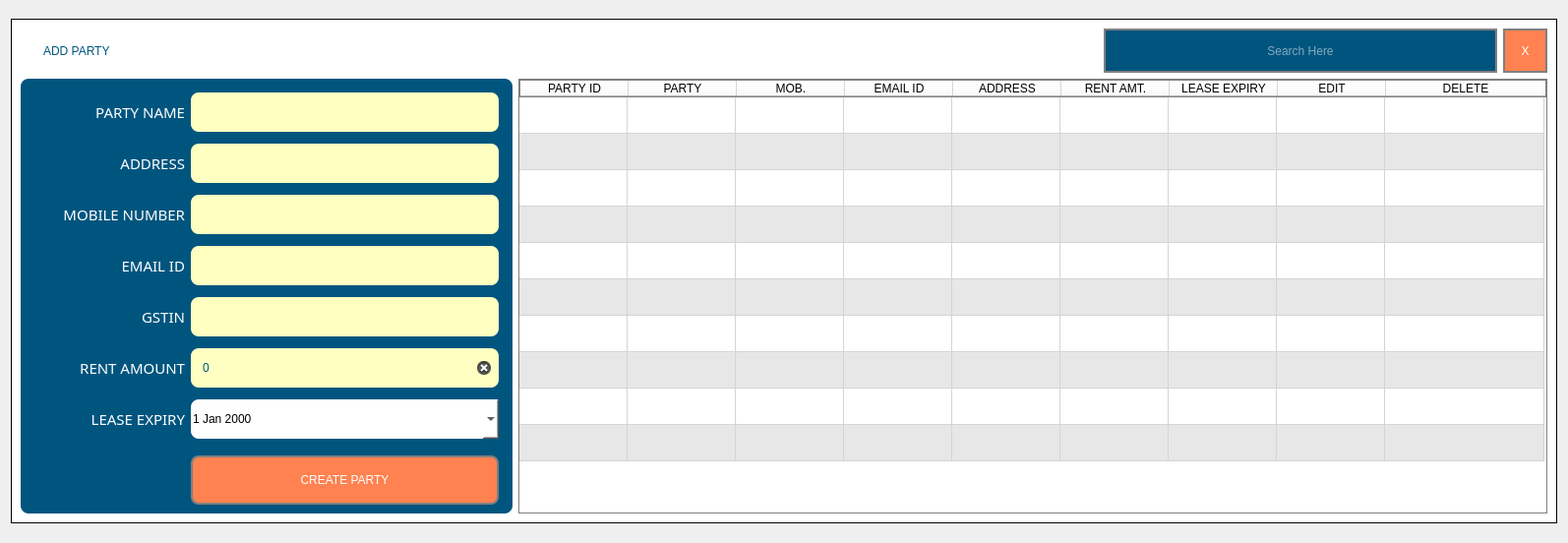
<?xml version="1.0" encoding="UTF-8"?>
<ui version="4.0">
 <class>Dialog</class>
 <widget class="QDialog" name="Dialog">
  <property name="geometry">
   <rect>
    <x>0</x>
    <y>0</y>
    <width>1594</width>
    <height>552</height>
   </rect>
  </property>
  <property name="windowTitle">
   <string>Dialog</string>
  </property>
  <layout class="QGridLayout" name="gridLayout">
   <item row="1" column="0">
    <widget class="QFrame" name="frame">
     <property name="styleSheet">
      <string notr="true">QFrame{border:1px solid black;
background-color: white;
}</string>
     </property>
     <property name="frameShape">
      <enum>QFrame::StyledPanel</enum>
     </property>
     <property name="frameShadow">
      <enum>QFrame::Raised</enum>
     </property>
     <layout class="QGridLayout" name="gridLayout_2">
      <item row="1" column="0">
       <widget class="QFrame" name="frame_2">
        <property name="minimumSize">
         <size>
          <width>500</width>
          <height>0</height>
         </size>
        </property>
        <property name="maximumSize">
         <size>
          <width>500</width>
          <height>16777215</height>
         </size>
        </property>
        <property name="styleSheet">
         <string notr="true">background-color: rgb(0, 85, 127);
border-radius:8;
border:none;
</string>
        </property>
        <property name="frameShape">
         <enum>QFrame::StyledPanel</enum>
        </property>
        <property name="frameShadow">
         <enum>QFrame::Raised</enum>
        </property>
        <layout class="QGridLayout" name="gridLayout_3">
         <property name="leftMargin">
          <number>14</number>
         </property>
         <property name="topMargin">
          <number>14</number>
         </property>
         <property name="rightMargin">
          <number>14</number>
         </property>
         <property name="bottomMargin">
          <number>14</number>
         </property>
         <property name="verticalSpacing">
          <number>12</number>
         </property>
         <item row="1" column="1" colspan="2">
          <widget class="QLineEdit" name="lineEdit_4">
           <property name="minimumSize">
            <size>
             <width>0</width>
             <height>40</height>
            </size>
           </property>
           <property name="styleSheet">
            <string notr="true">background-color: rgb(254, 255, 193);
font: 10pt &quot;Rockwell&quot;;
color: rgb(0, 85, 127);
padding-left:10px;
</string>
           </property>
           <property name="inputMethodHints">
            <set>Qt::ImhUppercaseOnly</set>
           </property>
           <property name="text">
            <string/>
           </property>
           <property name="clearButtonEnabled">
            <bool>true</bool>
           </property>
          </widget>
         </item>
         <item row="4" column="1" colspan="2">
          <widget class="QLineEdit" name="lineEdit_6">
           <property name="minimumSize">
            <size>
             <width>0</width>
             <height>40</height>
            </size>
           </property>
           <property name="styleSheet">
            <string notr="true">background-color: rgb(254, 255, 193);
font: 10pt &quot;Rockwell&quot;;
color: rgb(0, 85, 127);
padding-left:10px;
</string>
           </property>
           <property name="inputMethodHints">
            <set>Qt::ImhUppercaseOnly</set>
           </property>
           <property name="text">
            <string/>
           </property>
           <property name="clearButtonEnabled">
            <bool>true</bool>
           </property>
          </widget>
         </item>
         <item row="2" column="0">
          <widget class="QLabel" name="label_37">
           <property name="font">
            <font>
             <family>MS Reference Sans Serif</family>
             <pointsize>11</pointsize>
             <weight>9</weight>
             <italic>false</italic>
             <bold>false</bold>
            </font>
           </property>
           <property name="styleSheet">
            <string notr="true">
color: rgb(255, 255, 255);
font: 75 11pt &quot;MS Reference Sans Serif&quot;;
border:none;</string>
           </property>
           <property name="frameShape">
            <enum>QFrame::Box</enum>
           </property>
           <property name="text">
            <string>MOBILE NUMBER</string>
           </property>
           <property name="alignment">
            <set>Qt::AlignRight|Qt::AlignTrailing|Qt::AlignVCenter</set>
           </property>
          </widget>
         </item>
         <item row="5" column="0">
          <widget class="QLabel" name="label_36">
           <property name="font">
            <font>
             <family>MS Reference Sans Serif</family>
             <pointsize>11</pointsize>
             <weight>9</weight>
             <italic>false</italic>
             <bold>false</bold>
            </font>
           </property>
           <property name="styleSheet">
            <string notr="true">
color: rgb(255, 255, 255);
font: 75 11pt &quot;MS Reference Sans Serif&quot;;
border:none;</string>
           </property>
           <property name="frameShape">
            <enum>QFrame::Box</enum>
           </property>
           <property name="text">
            <string>RENT AMOUNT</string>
           </property>
           <property name="alignment">
            <set>Qt::AlignRight|Qt::AlignTrailing|Qt::AlignVCenter</set>
           </property>
          </widget>
         </item>
         <item row="8" column="1" colspan="2">
          <widget class="QPushButton" name="pushButton">
           <property name="minimumSize">
            <size>
             <width>0</width>
             <height>50</height>
            </size>
           </property>
           <property name="maximumSize">
            <size>
             <width>16777215</width>
             <height>40</height>
            </size>
           </property>
           <property name="styleSheet">
            <string notr="true">QPushButton{
background-color: rgb(255, 130, 80);
color: rgb(255, 255, 255);
font: 87 10pt &quot;Arial Black&quot;;
border:2px solid grey;}
QPushButton:hover{
	background-color: rgb(56, 56, 56);
border:2px solid white;}</string>
           </property>
           <property name="text">
            <string>CREATE PARTY</string>
           </property>
          </widget>
         </item>
         <item row="3" column="1" colspan="2">
          <widget class="QLineEdit" name="lineEdit_9">
           <property name="minimumSize">
            <size>
             <width>0</width>
             <height>40</height>
            </size>
           </property>
           <property name="styleSheet">
            <string notr="true">background-color: rgb(254, 255, 193);
font: 10pt &quot;Rockwell&quot;;
color: rgb(0, 85, 127);
padding-left:10px;
</string>
           </property>
           <property name="inputMethodHints">
            <set>Qt::ImhUppercaseOnly</set>
           </property>
           <property name="text">
            <string/>
           </property>
           <property name="clearButtonEnabled">
            <bool>true</bool>
           </property>
          </widget>
         </item>
         <item row="2" column="1" colspan="2">
          <widget class="QLineEdit" name="lineEdit_5">
           <property name="minimumSize">
            <size>
             <width>0</width>
             <height>40</height>
            </size>
           </property>
           <property name="styleSheet">
            <string notr="true">background-color: rgb(254, 255, 193);
font: 10pt &quot;Rockwell&quot;;
color: rgb(0, 85, 127);
padding-left:10px;
</string>
           </property>
           <property name="inputMethodHints">
            <set>Qt::ImhUppercaseOnly</set>
           </property>
           <property name="text">
            <string/>
           </property>
           <property name="clearButtonEnabled">
            <bool>true</bool>
           </property>
          </widget>
         </item>
         <item row="3" column="0">
          <widget class="QLabel" name="label_35">
           <property name="font">
            <font>
             <family>MS Reference Sans Serif</family>
             <pointsize>11</pointsize>
             <weight>9</weight>
             <italic>false</italic>
             <bold>false</bold>
            </font>
           </property>
           <property name="styleSheet">
            <string notr="true">
color: rgb(255, 255, 255);
font: 75 11pt &quot;MS Reference Sans Serif&quot;;
border:none;</string>
           </property>
           <property name="frameShape">
            <enum>QFrame::Box</enum>
           </property>
           <property name="text">
            <string>EMAIL ID</string>
           </property>
           <property name="alignment">
            <set>Qt::AlignRight|Qt::AlignTrailing|Qt::AlignVCenter</set>
           </property>
          </widget>
         </item>
         <item row="4" column="0">
          <widget class="QLabel" name="label_39">
           <property name="font">
            <font>
             <family>MS Reference Sans Serif</family>
             <pointsize>11</pointsize>
             <weight>9</weight>
             <italic>false</italic>
             <bold>false</bold>
            </font>
           </property>
           <property name="styleSheet">
            <string notr="true">
color: rgb(255, 255, 255);
font: 75 11pt &quot;MS Reference Sans Serif&quot;;
border:none;</string>
           </property>
           <property name="frameShape">
            <enum>QFrame::Box</enum>
           </property>
           <property name="text">
            <string>GSTIN</string>
           </property>
           <property name="alignment">
            <set>Qt::AlignRight|Qt::AlignTrailing|Qt::AlignVCenter</set>
           </property>
          </widget>
         </item>
         <item row="1" column="0">
          <widget class="QLabel" name="label_34">
           <property name="font">
            <font>
             <family>MS Reference Sans Serif</family>
             <pointsize>11</pointsize>
             <weight>9</weight>
             <italic>false</italic>
             <bold>false</bold>
            </font>
           </property>
           <property name="styleSheet">
            <string notr="true">
color: rgb(255, 255, 255);
font: 75 11pt &quot;MS Reference Sans Serif&quot;;
border:none;</string>
           </property>
           <property name="frameShape">
            <enum>QFrame::Box</enum>
           </property>
           <property name="text">
            <string>ADDRESS</string>
           </property>
           <property name="alignment">
            <set>Qt::AlignRight|Qt::AlignTrailing|Qt::AlignVCenter</set>
           </property>
          </widget>
         </item>
         <item row="0" column="1" colspan="2">
          <widget class="QLineEdit" name="lineEdit_2">
           <property name="minimumSize">
            <size>
             <width>0</width>
             <height>40</height>
            </size>
           </property>
           <property name="styleSheet">
            <string notr="true">background-color: rgb(254, 255, 193);
font: 10pt &quot;Rockwell&quot;;
color: rgb(0, 85, 127);
padding-left:10px;
</string>
           </property>
           <property name="inputMethodHints">
            <set>Qt::ImhUppercaseOnly</set>
           </property>
           <property name="clearButtonEnabled">
            <bool>true</bool>
           </property>
          </widget>
         </item>
         <item row="5" column="1" colspan="2">
          <widget class="QLineEdit" name="lineEdit_3">
           <property name="minimumSize">
            <size>
             <width>0</width>
             <height>40</height>
            </size>
           </property>
           <property name="styleSheet">
            <string notr="true">background-color: rgb(254, 255, 193);
font: 10pt &quot;Rockwell&quot;;
color: rgb(0, 85, 127);
padding-left:10px;
</string>
           </property>
           <property name="inputMethodHints">
            <set>Qt::ImhUppercaseOnly</set>
           </property>
           <property name="text">
            <string>0</string>
           </property>
           <property name="clearButtonEnabled">
            <bool>true</bool>
           </property>
          </widget>
         </item>
         <item row="7" column="1" colspan="2">
          <widget class="QDateEdit" name="dateEdit_6">
           <property name="minimumSize">
            <size>
             <width>0</width>
             <height>40</height>
            </size>
           </property>
           <property name="styleSheet">
            <string notr="true">background-color: rgb(255, 255, 255);
color: rgb(0, 0, 0);
alternate-background-color: rgb(0, 85, 127);</string>
           </property>
           <property name="calendarPopup">
            <bool>true</bool>
           </property>
          </widget>
         </item>
         <item row="0" column="0">
          <widget class="QLabel" name="label_33">
           <property name="font">
            <font>
             <family>MS Reference Sans Serif</family>
             <pointsize>11</pointsize>
             <weight>9</weight>
             <italic>false</italic>
             <bold>false</bold>
            </font>
           </property>
           <property name="styleSheet">
            <string notr="true">
color: rgb(255, 255, 255);
font: 75 11pt &quot;MS Reference Sans Serif&quot;;
border:none;</string>
           </property>
           <property name="frameShape">
            <enum>QFrame::Box</enum>
           </property>
           <property name="text">
            <string>PARTY NAME</string>
           </property>
           <property name="alignment">
            <set>Qt::AlignRight|Qt::AlignTrailing|Qt::AlignVCenter</set>
           </property>
          </widget>
         </item>
         <item row="7" column="0">
          <widget class="QLabel" name="label_38">
           <property name="font">
            <font>
             <family>MS Reference Sans Serif</family>
             <pointsize>11</pointsize>
             <weight>9</weight>
             <italic>false</italic>
             <bold>false</bold>
            </font>
           </property>
           <property name="styleSheet">
            <string notr="true">
color: rgb(255, 255, 255);
font: 75 11pt &quot;MS Reference Sans Serif&quot;;
border:none;</string>
           </property>
           <property name="frameShape">
            <enum>QFrame::Box</enum>
           </property>
           <property name="text">
            <string>LEASE EXPIRY</string>
           </property>
           <property name="alignment">
            <set>Qt::AlignRight|Qt::AlignTrailing|Qt::AlignVCenter</set>
           </property>
          </widget>
         </item>
        </layout>
       </widget>
      </item>
      <item row="0" column="3">
       <widget class="QPushButton" name="pushButton_2">
        <property name="minimumSize">
         <size>
          <width>45</width>
          <height>45</height>
         </size>
        </property>
        <property name="maximumSize">
         <size>
          <width>45</width>
          <height>45</height>
         </size>
        </property>
        <property name="styleSheet">
         <string notr="true">QPushButton{
background-color: rgb(255, 130, 80);
color: rgb(255, 255, 255);
font: 87 10pt &quot;Arial Black&quot;;
border:2px solid grey;}
QPushButton:hover{
background-color: rgb(0, 85, 127);
border:2px solid white;}</string>
        </property>
        <property name="text">
         <string>X</string>
        </property>
        <property name="flat">
         <bool>false</bool>
        </property>
       </widget>
      </item>
      <item row="0" column="0" colspan="2">
       <widget class="QLabel" name="label">
        <property name="styleSheet">
         <string notr="true">border:none;

color: rgb(0, 85, 127);
font: 87 16pt &quot;Arial Black&quot;;
padding-left:20;
</string>
        </property>
        <property name="text">
         <string>ADD PARTY</string>
        </property>
        <property name="alignment">
         <set>Qt::AlignLeading|Qt::AlignLeft|Qt::AlignVCenter</set>
        </property>
       </widget>
      </item>
      <item row="1" column="1" colspan="3">
       <widget class="QTableWidget" name="tableWidget">
        <property name="minimumSize">
         <size>
          <width>700</width>
          <height>0</height>
         </size>
        </property>
        <property name="styleSheet">
         <string notr="true">border:1px solid grey;
alternate-background-color: rgb(231, 231, 231);
background-color: rgb(255, 255, 255);</string>
        </property>
        <property name="frameShape">
         <enum>QFrame::Box</enum>
        </property>
        <property name="frameShadow">
         <enum>QFrame::Plain</enum>
        </property>
        <property name="lineWidth">
         <number>2</number>
        </property>
        <property name="editTriggers">
         <set>QAbstractItemView::NoEditTriggers</set>
        </property>
        <property name="alternatingRowColors">
         <bool>true</bool>
        </property>
        <property name="rowCount">
         <number>10</number>
        </property>
        <attribute name="horizontalHeaderDefaultSectionSize">
         <number>110</number>
        </attribute>
        <attribute name="horizontalHeaderStretchLastSection">
         <bool>true</bool>
        </attribute>
        <attribute name="verticalHeaderVisible">
         <bool>false</bool>
        </attribute>
        <attribute name="verticalHeaderDefaultSectionSize">
         <number>37</number>
        </attribute>
        <attribute name="verticalHeaderHighlightSections">
         <bool>false</bool>
        </attribute>
        <row/>
        <row/>
        <row/>
        <row/>
        <row/>
        <row/>
        <row/>
        <row/>
        <row/>
        <row/>
        <column>
         <property name="text">
          <string>PARTY ID</string>
         </property>
        </column>
        <column>
         <property name="text">
          <string>PARTY</string>
         </property>
        </column>
        <column>
         <property name="text">
          <string>MOB.</string>
         </property>
        </column>
        <column>
         <property name="text">
          <string>EMAIL ID</string>
         </property>
        </column>
        <column>
         <property name="text">
          <string>ADDRESS</string>
         </property>
        </column>
        <column>
         <property name="text">
          <string>RENT AMT.</string>
         </property>
        </column>
        <column>
         <property name="text">
          <string>LEASE EXPIRY</string>
         </property>
        </column>
        <column>
         <property name="text">
          <string>EDIT</string>
         </property>
        </column>
        <column>
         <property name="text">
          <string>DELETE</string>
         </property>
        </column>
       </widget>
      </item>
      <item row="0" column="2">
       <widget class="QLineEdit" name="lineEdit_14">
        <property name="minimumSize">
         <size>
          <width>400</width>
          <height>45</height>
         </size>
        </property>
        <property name="maximumSize">
         <size>
          <width>400</width>
          <height>16777215</height>
         </size>
        </property>
        <property name="styleSheet">
         <string notr="true">font: 75 11pt &quot;Tahoma&quot;;
background-color: rgb(0, 85, 127);
color: white;
border:2px solid grey;
border-radius:0;</string>
        </property>
        <property name="alignment">
         <set>Qt::AlignCenter</set>
        </property>
        <property name="placeholderText">
         <string>Search Here</string>
        </property>
        <property name="clearButtonEnabled">
         <bool>true</bool>
        </property>
       </widget>
      </item>
     </layout>
    </widget>
   </item>
   <item row="0" column="0">
    <spacer name="verticalSpacer">
     <property name="orientation">
      <enum>Qt::Vertical</enum>
     </property>
     <property name="sizeHint" stdset="0">
      <size>
       <width>20</width>
       <height>40</height>
      </size>
     </property>
    </spacer>
   </item>
   <item row="2" column="0">
    <spacer name="verticalSpacer_2">
     <property name="orientation">
      <enum>Qt::Vertical</enum>
     </property>
     <property name="sizeHint" stdset="0">
      <size>
       <width>20</width>
       <height>40</height>
      </size>
     </property>
    </spacer>
   </item>
  </layout>
 </widget>
 <resources/>
 <connections/>
</ui>
